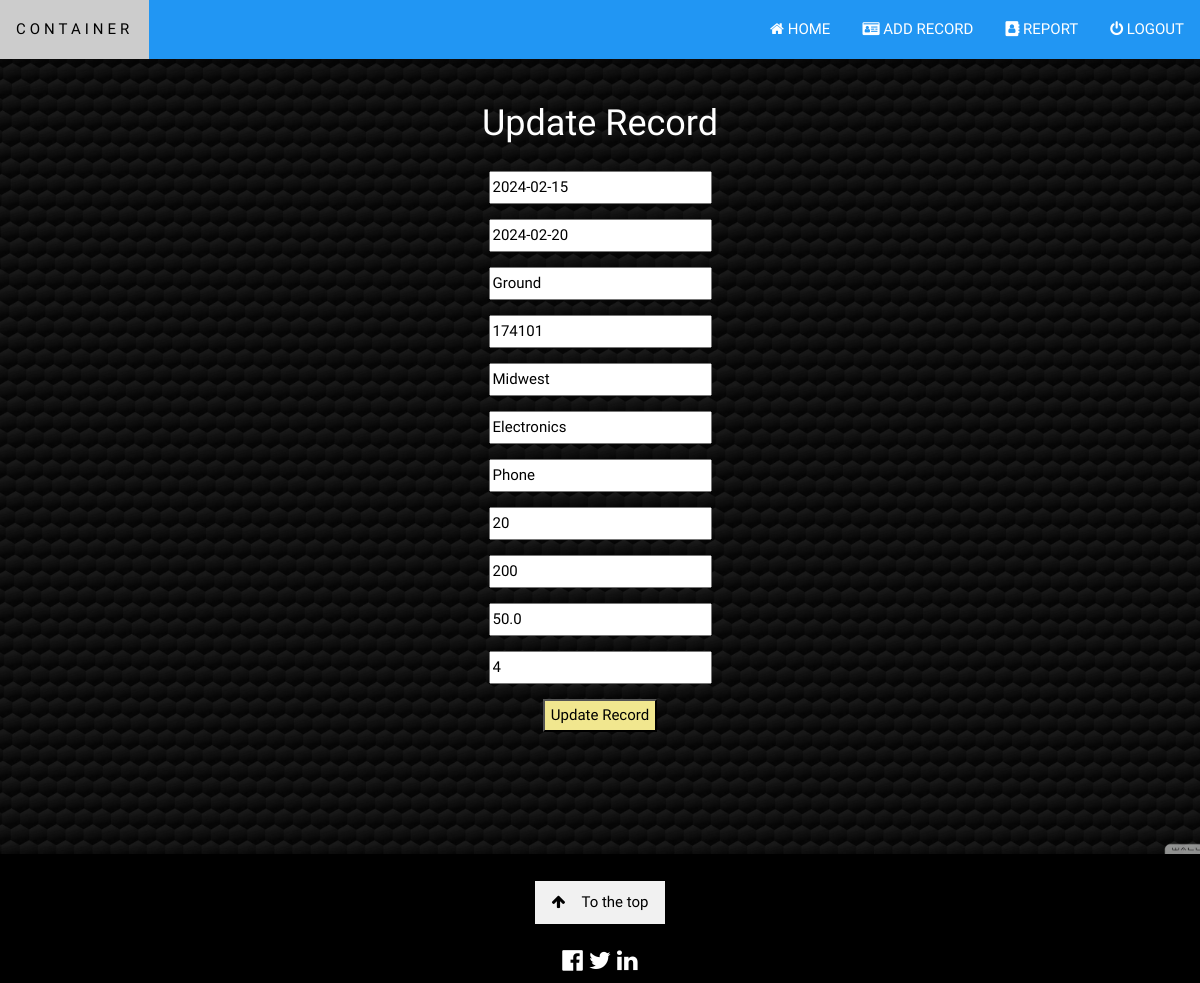
Screenshot of /update_record/2 (signed in) with the database file from the repository.
### crud/models.py (models this page shows, shortened)
class Record(models.Model):
    order_date = models.DateField()
    shipping_date = models.DateField()
    ship_mode = models.CharField(max_length=50)
    postal_code = models.IntegerField()
    region = models.CharField(max_length=20)
    category = models.CharField(max_length=30)
    sub_category = models.CharField(max_length=20)
    sales = models.IntegerField()
    quantity = models.IntegerField()
    profit = models.FloatField()
    order_rating = models.IntegerField()

### crud/views.py (the view)
# urls.py: path('update_record/<int:pk>', views.update_record, name='update_record'),
@login_required(login_url='signin')
def update_record(request, pk):
	if request.user.is_authenticated:
		current_record = Record.objects.get(id=pk)
		form = AddRecordForm(request.POST or None, instance=current_record)
		if form.is_valid():
			form.save()
			messages.success(request, "Record Has Been Updated!")
			return redirect('home')
		return render(request, 'update_record.html', {'form':form})
	else:
		messages.success(request, "You Must Be Logged In...")
		return redirect('home')

### templates/update_record.html (shortened to what this page needs)
{% load static %}
<!DOCTYPE html>
<html>
<head>
    <link rel="stylesheet" href="{% static '/css/w3.css' %}">
    <link rel="stylesheet" href="https://cdnjs.cloudflare.com/ajax/libs/font-awesome/4.7.0/css/font-awesome.min.css">
</head>
<body>
    <div class="w3-top">
        <div class="w3-bar w3-blue w3-card" id="myNavbar">
            <a href="{% url 'home' %}" class="w3-bar-item w3-button w3-wide">CONTAINER</a>
            <div class="w3-right w3-hide-small">
                <a href="{% url 'home' %}" class="w3-bar-item w3-button"><i class="fa fa-home"></i> HOME</a>
                <a href="{% url 'add_record' %}" class="w3-bar-item w3-button"><i class="fa fa-drivers-license"></i> ADD
                    RECORD</a>
                <a href="{% url 'report' %}" class="w3-bar-item w3-button"><i class="fa fa-address-book"></i> REPORT</a>
                <a href="{% url 'signout' %}" class="w3-bar-item w3-button"><i class="fa fa-power-off"></i> LOGOUT</a>
            </div>
        </div>
    </div>
    <br><br>
    <header class="bgimg-1 w3-display-container w3-grayscale-min" id="home">
        <br>
        <div class="col-md-6 offset-md-3 w3-center">
            <h1>Update Record</h1>
            <form method="POST">
                {{ form.as_p }}
                <button type="submit" class="btn btn-secondary w3-yellow">Update Record</button>
            </form>
        </div>
    </header>
    <footer class="w3-center w3-black w3-padding-28">
        <br>
        <a href="home" class="w3-button w3-light-grey"><i class="fa fa-arrow-up w3-margin-right"></i>To the top</a>
        <div class="w3-xlarge w3-section">
            <i class="fa fa-facebook-official w3-hover-opacity"></i>
            <i class="fa fa-twitter w3-hover-opacity"></i>
            <i class="fa fa-linkedin w3-hover-opacity"></i>
        </div>
    </footer>
</body>
</html>

### static/css/w3.css (style rules this page uses)
html { box-sizing:border-box }
*,*:before,*:after { box-sizing:inherit }
html { -ms-text-size-adjust:100%;-webkit-text-size-adjust:100% }
body { margin:0 }
article,aside,details,figcaption,figure,footer,header,main,menu,nav,section { display:block }
a { background-color:transparent }
button,input,select,textarea,optgroup { font:inherit;margin:0 }
button,input { overflow:visible }
button,select { text-transform:none }
button,[type=button],[type=reset],[type=submit] { -webkit-appearance:button }
html,body { font-family:Verdana,sans-serif;font-size:15px;line-height:1.5 }
html { overflow-x:hidden }
h1 { font-size:36px }
h1,h2,h3,h4,h5,h6 { font-family:"Segoe UI",Arial,sans-serif;font-weight:400;margin:10px 0 }
.w3-wide { letter-spacing:4px }
a { color:inherit }
.w3-btn,.w3-button { border:none;display:inline-block;padding:8px 16px;vertical-align:middle;overflow:hidden;text-decoration:none;color:inherit;background-color:inherit;text-align:center;cursor:pointer;white-space:nowrap }
.w3-btn,.w3-button { -webkit-touch-callout:none;-webkit-user-select:none;-khtml-user-select:none;-moz-user-select:none;-ms-user-select:none;user-select:none }
.w3-tooltip,.w3-display-container { position:relative }
.w3-bar { width:100%;overflow:hidden }
.w3-bar .w3-bar-item { padding:8px 16px;float:left;width:auto;border:none;display:block;outline:0 }
.w3-bar .w3-button { white-space:normal }
.w3-container:after,.w3-container:before,.w3-panel:after,.w3-panel:before,.w3-row:after,.w3-row:before,.w3-row-padding:after,.w3-row-padding:before, .w3-cell-row:before,.w3-cell-row:after,.w3-clear:after,.w3-clear:before,.w3-bar:before,.w3-bar:after { content:"";display:table;clear:both }
.w3-top,.w3-bottom { position:fixed;width:100%;z-index:1 }
.w3-top { top:0 }
.w3-card,.w3-card-2 { box-shadow:0 2px 5px 0 rgba(0,0,0,0.16),0 2px 10px 0 rgba(0,0,0,0.12) }
.w3-greyscale-min,.w3-grayscale-min { filter:grayscale(50%) }
.w3-xlarge { font-size:24px!important }
.w3-center { text-align:center!important }
.w3-section,.w3-code { margin-top:16px!important;margin-bottom:16px!important }
.w3-margin-right { margin-right:16px!important }
.w3-right { float:right!important }
.w3-blue,.w3-hover-blue:hover { color:#fff!important;background-color:#2196F3!important }
.w3-yellow,.w3-hover-yellow:hover { color:#000!important;background-color:#ffeb3b!important }
.w3-black,.w3-hover-black:hover { color:#fff!important;background-color:#000!important }
.w3-light-grey,.w3-hover-light-grey:hover,.w3-light-gray,.w3-hover-light-gray:hover { color:#000!important;background-color:#f1f1f1!important }

### rows the page displays
Record: order_date "2024-02-15", shipping_date "2024-02-20", ship_mode "Ground", postal_code "174101", region "Midwest", category "Electronics", sub_category "Phone", sales "20", quantity "200", profit "50.0", order_rating "4"
